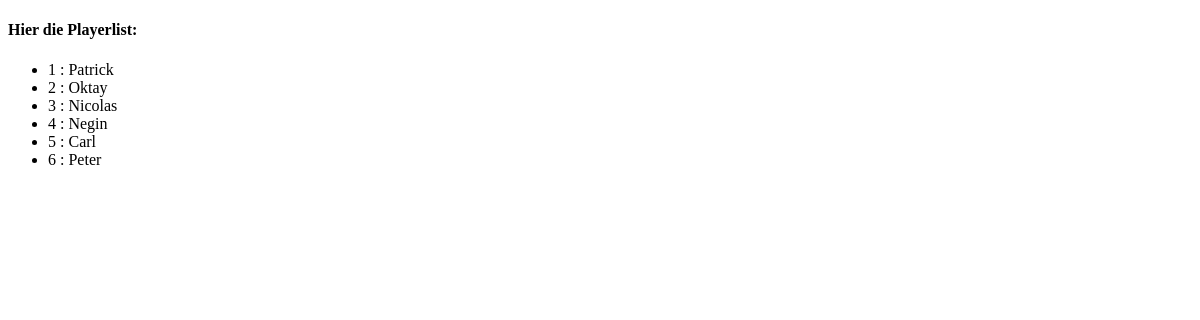
Before: / with the older database file.
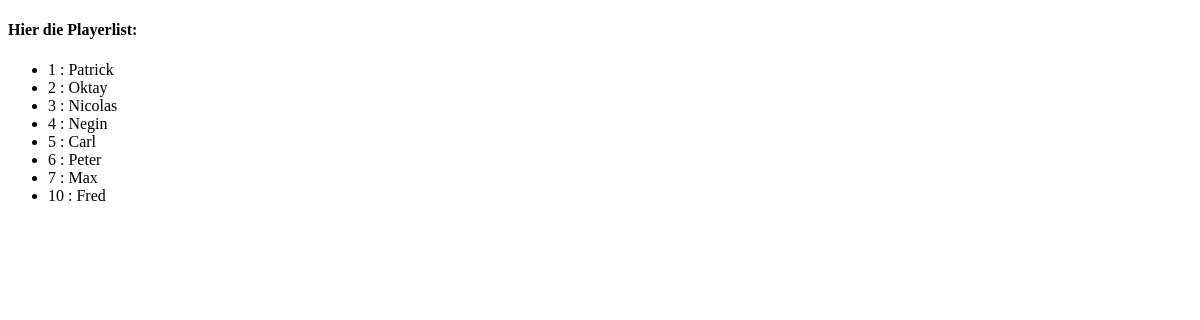
After: the same page with the newer database file.
### main/models.py (models this page shows, shortened)
class Player(models.Model):
    name = models.CharField(max_length=200)

### main/views.py (the view)
# urls.py: path('', views.playerlist, name='playercreated'),
def playerlist(response):
    players = Player.objects
    return render(response, "main/playerlist.html", {"players": players})

### main/templates/main/playerlist.html (shortened to what this page needs)
{% extends 'main/base.html' %}
{% block content %}
<h4>Hier die Playerlist:</h4>
  <ul>
    {% for p in players.all %}
      <li>{{p.id}} : {{p.name}}</li>
    {% endfor %}
  </ul>
{% endblock %}

### main/templates/main/base.html (shortened to what this page needs)
<!DOCTYPE html>
<html lang="en" dir="ltr">
  <head>
  </head>
  <body>
    <div >
      {% block content %}
      {% endblock %}
    </div>
  </body>
</html>

Changed rows visible on the page:
added Player: id "7", name "Max"
added Player: id "10", name "Fred"
